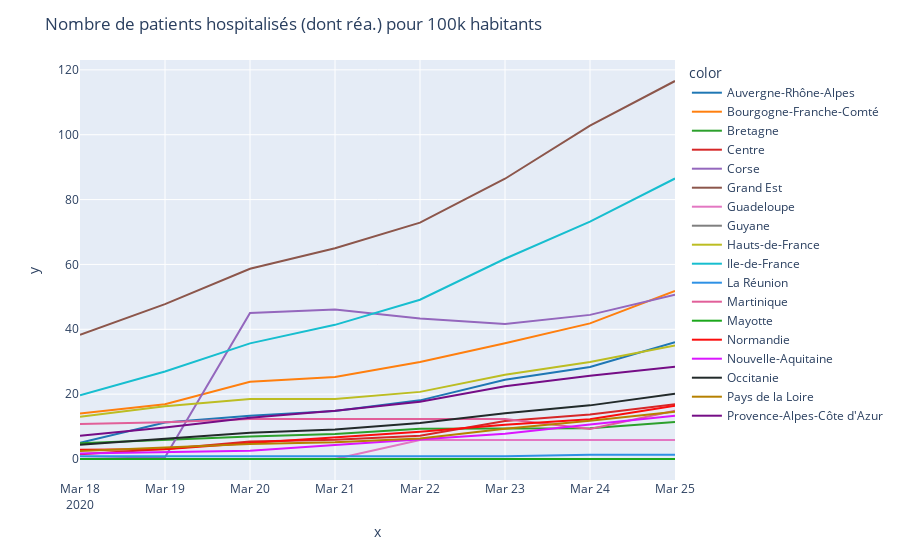

Notebook code for this chart:
### Code cell
fig = px.line(x=df_region['jour'], y=df_region['rea_pop']+df_region['hosp_pop'], color=df_region["regionName"], color_discrete_sequence=colors)
fig.update_layout(
    title_text='Nombre de patients hospitalisés (dont réa.) pour 100k habitants'
)
fig.show()

### Figure 1 — Plotly figure (JSON) as saved in the notebook; plotly's stock layout.template omitted (floating-point values rounded to 4 significant figures)
{"data": [{"hoverlabel": {"namelength": 0}, "hovertemplate": "color=Auvergne-Rhône-Alpes<br>x=%{x}<br>y=%{y}", "legendgroup": "Auvergne-Rhône-Alpes", "line": {"color": "#1F77B4", "dash": "solid"}, "mode": "lines", "name": "Auvergne-Rhône-Alpes", "showlegend": true, "type": "scatter", "x": ["2020-03-18", "2020-03-19", "2020-03-20", "2020-03-21", "2020-03-22", "2020-03-23", "2020-03-24", "2020-03-25"], "xaxis": "x", "y": [5.011, 11.23, 13.31, 14.84, 18.08, 24.45, 28.35, 36.02], "yaxis": "y"}, {"hoverlabel": {"namelength": 0}, "hovertemplate": "color=Bourgogne-Franche-Comté<br>x=%{x}<br>y=%{y}", "legendgroup": "Bourgogne-Franche-Comté", "line": {"color": "#FF7F0E", "dash": "solid"}, "mode": "lines", "name": "Bourgogne-Franche-Comté", "showlegend": true, "type": "scatter", "x": ["2020-03-18", "2020-03-19", "2020-03-20", "2020-03-21", "2020-03-22", "2020-03-23", "2020-03-24", "2020-03-25"], "xaxis": "x", "y": [14.06, 16.85, 23.85, 25.32, 29.93, 35.67, 41.82, 51.82], "yaxis": "y"}, {"hoverlabel": {"namelength": 0}, "hovertemplate": "color=Bretagne<br>x=%{x}<br>y=%{y}", "legendgroup": "Bretagne", "line": {"color": "#2CA02C", "dash": "solid"}, "mode": "lines", "name": "Bretagne", "showlegend": true, "type": "scatter", "x": ["2020-03-18", "2020-03-19", "2020-03-20", "2020-03-21", "2020-03-22", "2020-03-23", "2020-03-24", "2020-03-25"], "xaxis": "x", "y": [4.829, 5.992, 6.923, 7.738, 9.367, 9.425, 9.483, 11.4], "yaxis": "y"}, {"hoverlabel": {"namelength": 0}, "hovertemplate": "color=Centre<br>x=%{x}<br>y=%{y}", "legendgroup": "Centre", "line": {"color": "#D62728", "dash": "solid"}, "mode": "lines", "name": "Centre", "showlegend": true, "type": "scatter", "x": ["2020-03-18", "2020-03-19", "2020-03-20", "2020-03-21", "2020-03-22", "2020-03-23", "2020-03-24", "2020-03-25"], "xaxis": "x", "y": [1.439, 3.106, 5.378, 5.908, 7.196, 11.74, 13.71, 16.89], "yaxis": "y"}, {"hoverlabel": {"namelength": 0}, "hovertemplate": "color=Corse<br>x=%{x}<br>y=%{y}", "legendgroup": "Corse", "line": {"color": "#9467BD", "dash": "solid"}, "mode": "lines", "name": "Corse", "showlegend": true, "type": "scatter", "x": ["2020-03-18", "2020-03-19", "2020-03-20", "2020-03-21", "2020-03-22", "2020-03-23", "2020-03-24", "2020-03-25"], "xaxis": "x", "y": [0, 0.5626, 45.01, 46.13, 43.32, 41.63, 44.45, 50.63], "yaxis": "y"}, {"hoverlabel": {"namelength": 0}, "hovertemplate": "color=Grand Est<br>x=%{x}<br>y=%{y}", "legendgroup": "Grand Est", "line": {"color": "#8C564B", "dash": "solid"}, "mode": "lines", "name": "Grand Est", "showlegend": true, "type": "scatter", "x": ["2020-03-18", "2020-03-19", "2020-03-20", "2020-03-21", "2020-03-22", "2020-03-23", "2020-03-24", "2020-03-25"], "xaxis": "x", "y": [38.31, 47.76, 58.65, 64.99, 72.88, 86.42, 102.8, 116.6], "yaxis": "y"}, {"hoverlabel": {"namelength": 0}, "hovertemplate": "color=Guadeloupe<br>x=%{x}<br>y=%{y}", "legendgroup": "Guadeloupe", "line": {"color": "#E377C2", "dash": "solid"}, "mode": "lines", "name": "Guadeloupe", "showlegend": true, "type": "scatter", "x": ["2020-03-18", "2020-03-19", "2020-03-20", "2020-03-21", "2020-03-22", "2020-03-23", "2020-03-24", "2020-03-25"], "xaxis": "x", "y": [0, 0, 0, 0, 5.835, 5.835, 5.835, 5.835], "yaxis": "y"}, {"hoverlabel": {"namelength": 0}, "hovertemplate": "color=Guyane<br>x=%{x}<br>y=%{y}", "legendgroup": "Guyane", "line": {"color": "#7F7F7F", "dash": "solid"}, "mode": "lines", "name": "Guyane", "showlegend": true, "type": "scatter", "x": ["2020-03-18", "2020-03-19", "2020-03-20", "2020-03-21", "2020-03-22", "2020-03-23", "2020-03-24", "2020-03-25"], "xaxis": "x", "y": [0, 0, 0, 0, 0, 0, 0, 0], "yaxis": "y"}, {"hoverlabel": {"namelength": 0}, "hovertemplate": "color=Hauts-de-France<br>x=%{x}<br>y=%{y}", "legendgroup": "Hauts-de-France", "line": {"color": "#BCBD22", "dash": "solid"}, "mode": "lines", "name": "Hauts-de-France", "showlegend": true, "type": "scatter", "x": ["2020-03-18", "2020-03-19", "2020-03-20", "2020-03-21", "2020-03-22", "2020-03-23", "2020-03-24", "2020-03-25"], "xaxis": "x", "y": [13.02, 16.24, 18.48, 18.48, 20.7, 26.0, 29.91, 35.02], "yaxis": "y"}, {"hoverlabel": {"namelength": 0}, "hovertemplate": "color=Ile-de-France<br>x=%{x}<br>y=%{y}", "legendgroup": "Ile-de-France", "line": {"color": "#17BECF", "dash": "solid"}, "mode": "lines", "name": "Ile-de-France", "showlegend": true, "type": "scatter", "x": ["2020-03-18", "2020-03-19", "2020-03-20", "2020-03-21", "2020-03-22", "2020-03-23", "2020-03-24", "2020-03-25"], "xaxis": "x", "y": [19.66, 26.97, 35.66, 41.37, 49.12, 61.76, 73.18, 86.5], "yaxis": "y"}, {"hoverlabel": {"namelength": 0}, "hovertemplate": "color=La Réunion<br>x=%{x}<br>y=%{y}", "legendgroup": "La Réunion", "line": {"color": "#2E91E5", "dash": "solid"}, "mode": "lines", "name": "La Réunion", "showlegend": true, "type": "scatter", "x": ["2020-03-18", "2020-03-19", "2020-03-20", "2020-03-21", "2020-03-22", "2020-03-23", "2020-03-24", "2020-03-25"], "xaxis": "x", "y": [0.8862, 0.8862, 0.8862, 0.8862, 0.8862, 0.8862, 1.329, 1.329], "yaxis": "y"}, {"hoverlabel": {"namelength": 0}, "hovertemplate": "color=Martinique<br>x=%{x}<br>y=%{y}", "legendgroup": "Martinique", "line": {"color": "#E15F99", "dash": "solid"}, "mode": "lines", "name": "Martinique", "showlegend": true, "type": "scatter", "x": ["2020-03-18", "2020-03-19", "2020-03-20", "2020-03-21", "2020-03-22", "2020-03-23", "2020-03-24", "2020-03-25"], "xaxis": "x", "y": [10.79, 11.31, 12.33, 12.33, 12.33, 12.33, 9.25, 14.9], "yaxis": "y"}, {"hoverlabel": {"namelength": 0}, "hovertemplate": "color=Mayotte<br>x=%{x}<br>y=%{y}", "legendgroup": "Mayotte", "line": {"color": "#1CA71C", "dash": "solid"}, "mode": "lines", "name": "Mayotte", "showlegend": true, "type": "scatter", "x": ["2020-03-18", "2020-03-19", "2020-03-20", "2020-03-21", "2020-03-22", "2020-03-23", "2020-03-24", "2020-03-25"], "xaxis": "x", "y": [0, 0, 0, 0, 0, 0, 0, 0], "yaxis": "y"}, {"hoverlabel": {"namelength": 0}, "hovertemplate": "color=Normandie<br>x=%{x}<br>y=%{y}", "legendgroup": "Normandie", "line": {"color": "#FB0D0D", "dash": "solid"}, "mode": "lines", "name": "Normandie", "showlegend": true, "type": "scatter", "x": ["2020-03-18", "2020-03-19", "2020-03-20", "2020-03-21", "2020-03-22", "2020-03-23", "2020-03-24", "2020-03-25"], "xaxis": "x", "y": [2.868, 3.043, 4.916, 6.614, 8.369, 10.59, 12.29, 16.45], "yaxis": "y"}, {"hoverlabel": {"namelength": 0}, "hovertemplate": "color=Nouvelle-Aquitaine<br>x=%{x}<br>y=%{y}", "legendgroup": "Nouvelle-Aquitaine", "line": {"color": "#DA16FF", "dash": "solid"}, "mode": "lines", "name": "Nouvelle-Aquitaine", "showlegend": true, "type": "scatter", "x": ["2020-03-18", "2020-03-19", "2020-03-20", "2020-03-21", "2020-03-22", "2020-03-23", "2020-03-24", "2020-03-25"], "xaxis": "x", "y": [1.702, 2.023, 2.569, 4.336, 5.974, 7.805, 10.66, 13.33], "yaxis": "y"}, {"hoverlabel": {"namelength": 0}, "hovertemplate": "color=Occitanie<br>x=%{x}<br>y=%{y}", "legendgroup": "Occitanie", "line": {"color": "#222A2A", "dash": "solid"}, "mode": "lines", "name": "Occitanie", "showlegend": true, "type": "scatter", "x": ["2020-03-18", "2020-03-19", "2020-03-20", "2020-03-21", "2020-03-22", "2020-03-23", "2020-03-24", "2020-03-25"], "xaxis": "x", "y": [4.371, 6.295, 8.122, 9.1, 11.09, 14.09, 16.54, 20.09], "yaxis": "y"}, {"hoverlabel": {"namelength": 0}, "hovertemplate": "color=Pays de la Loire<br>x=%{x}<br>y=%{y}", "legendgroup": "Pays de la Loire", "line": {"color": "#B68100", "dash": "solid"}, "mode": "lines", "name": "Pays de la Loire", "showlegend": true, "type": "scatter", "x": ["2020-03-18", "2020-03-19", "2020-03-20", "2020-03-21", "2020-03-22", "2020-03-23", "2020-03-24", "2020-03-25"], "xaxis": "x", "y": [2.459, 3.534, 4.61, 5.173, 6.351, 9.322, 11.78, 14.6], "yaxis": "y"}, {"hoverlabel": {"namelength": 0}, "hovertemplate": "color=Provence-Alpes-Côte d'Azur<br>x=%{x}<br>y=%{y}", "legendgroup": "Provence-Alpes-Côte d'Azur", "line": {"color": "#750D86", "dash": "solid"}, "mode": "lines", "name": "Provence-Alpes-Côte d'Azur", "showlegend": true, "type": "scatter", "x": ["2020-03-18", "2020-03-19", "2020-03-20", "2020-03-21", "2020-03-22", "2020-03-23", "2020-03-24", "2020-03-25"], "xaxis": "x", "y": [7.198, 9.736, 12.73, 14.85, 17.65, 22.46, 25.68, 28.45], "yaxis": "y"}], "layout": {"legend": {"title": {"text": "color"}, "tracegroupgap": 0}, "margin": {"t": 60}, "title": {"text": "Nombre de patients hospitalisés (dont réa.) pour 100k habitants"}, "xaxis": {"anchor": "y", "domain": [0, 1], "title": {"text": "x"}}, "yaxis": {"anchor": "x", "domain": [0, 1], "title": {"text": "y"}}}}
